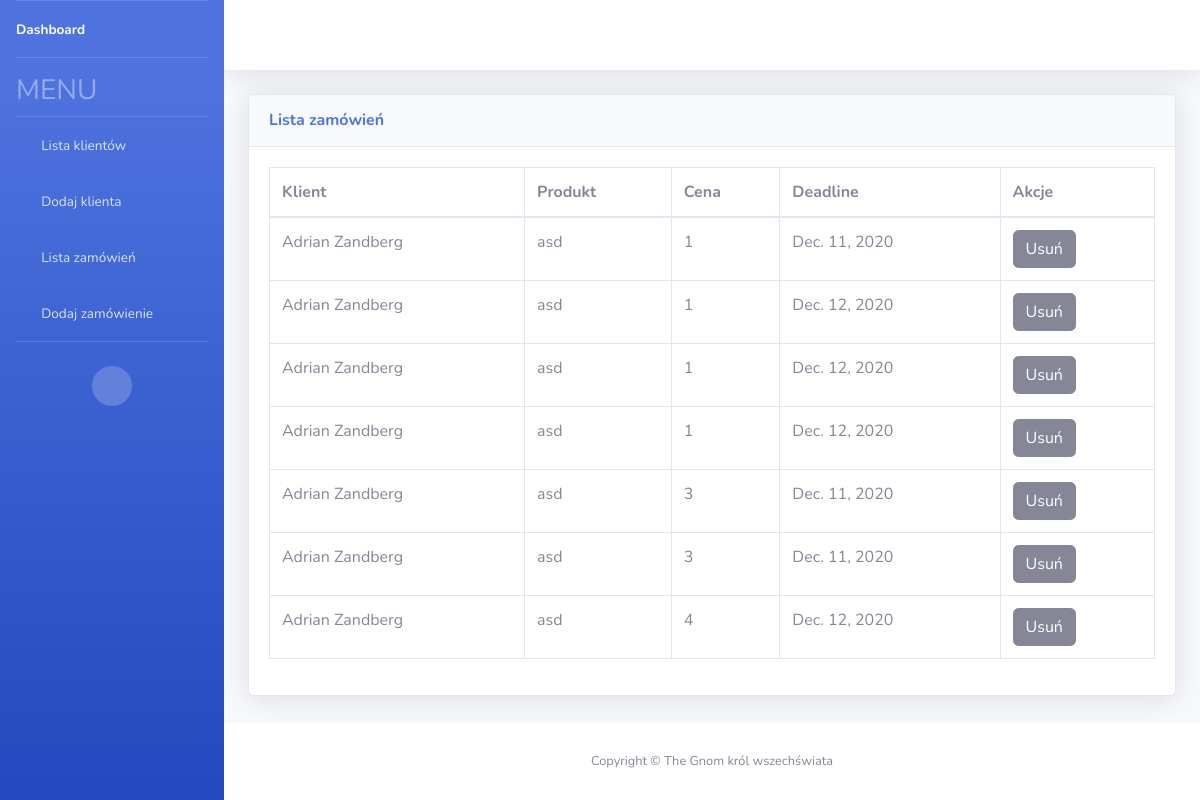
/lista-zamowien/, run on the app's committed database.
### dayoff/models.py (models this page shows, shortened)
class Order(models.Model):
    STATUS_CHOICES = {'a': '10% przyjęto',
                      'b': '30% w trakcie realizacji',
                      'c': '70% wykonano',
                      'd': '100% wysłano/wydano',
                      }
    client = models.ForeignKey('dayoff.Client', on_delete=models.PROTECT, verbose_name='Klient')
    product = models.CharField(max_length=255, verbose_name='Produkt')
    price = models.PositiveIntegerField(verbose_name='Cena netto')
    title = models.CharField(max_length=255)
    description = models.CharField(max_length=10000)
    begin_date = models.DateField()
    finish_date = models.DateField()

class Client(models.Model):
    first_name = models.CharField(max_length=255, verbose_name='Imię')
    last_name = models.CharField(max_length=255, verbose_name='Nazwisko')
    postal_code = models.CharField(max_length=6, verbose_name='Kod pocztowy')
    street = models.CharField(max_length=255, verbose_name='Ulica')
    city = models.CharField(max_length=255, verbose_name='Miasto')
    nip = models.PositiveIntegerField(verbose_name='NIP')
    def __str__(self):
        title = str(self.first_name + ' ' + self.last_name)
        return title

### dayoff/views.py (the view)
class OrderList(TemplateView):
    title = 'Lista zamówień'
    template_name = 'orderlist/content.html'
    url = 'lista-zamowien/'
    def get_context_data(self, **kwargs):
        context = super().get_context_data(**kwargs)
        context['orderlist'] = apps.get_model('dayoff.Order').objects.all()
        context['title'] = self.title
        return context

### templates/orderlist/content.html
{%  extends 'index.html' %}
{%  load static %}
{%  block content %}
<div class="card-box">
  <ul class="list-group list-group-flush">
    <table class="table table-bordered">
      <thead>
        <tr>
          <th>Klient</th>
          <th>Produkt</th>
            <th>Cena</th>
            <th>Deadline</th>
            <th>Akcje</th>
        </tr>
      </thead>
      {% for order in orderlist %}
      <tr>
        <td>
         {{ order.client }}
        </td>
        <td>
           {{ order.product }}
        </td>
      <td>{{ order.price }}</td>
          <td>{{ order.finish_date }}</td>
      <td>
          <a class="btn btn-secondary" href="{% url 'orderdelete' order.pk %}">Usuń</a>
      </td>
      </tr>
      {% endfor %}
    </table>
  </ul>
</div>
{%  endblock content %}

### data on the page
Order: client "Adrian Zandberg", product "asd", price "1", finish_date "Dec. 11, 2020"
Order: client "Adrian Zandberg", product "asd", price "1", finish_date "Dec. 12, 2020"
Order: client "Adrian Zandberg", product "asd", price "1", finish_date "Dec. 12, 2020"
Order: client "Adrian Zandberg", product "asd", price "1", finish_date "Dec. 12, 2020"
Order: client "Adrian Zandberg", product "asd", price "3", finish_date "Dec. 11, 2020"
Order: client "Adrian Zandberg", product "asd", price "3", finish_date "Dec. 11, 2020"
Order: client "Adrian Zandberg", product "asd", price "4", finish_date "Dec. 12, 2020"

### other printed values
{{ title }} "Lista zamówień"
